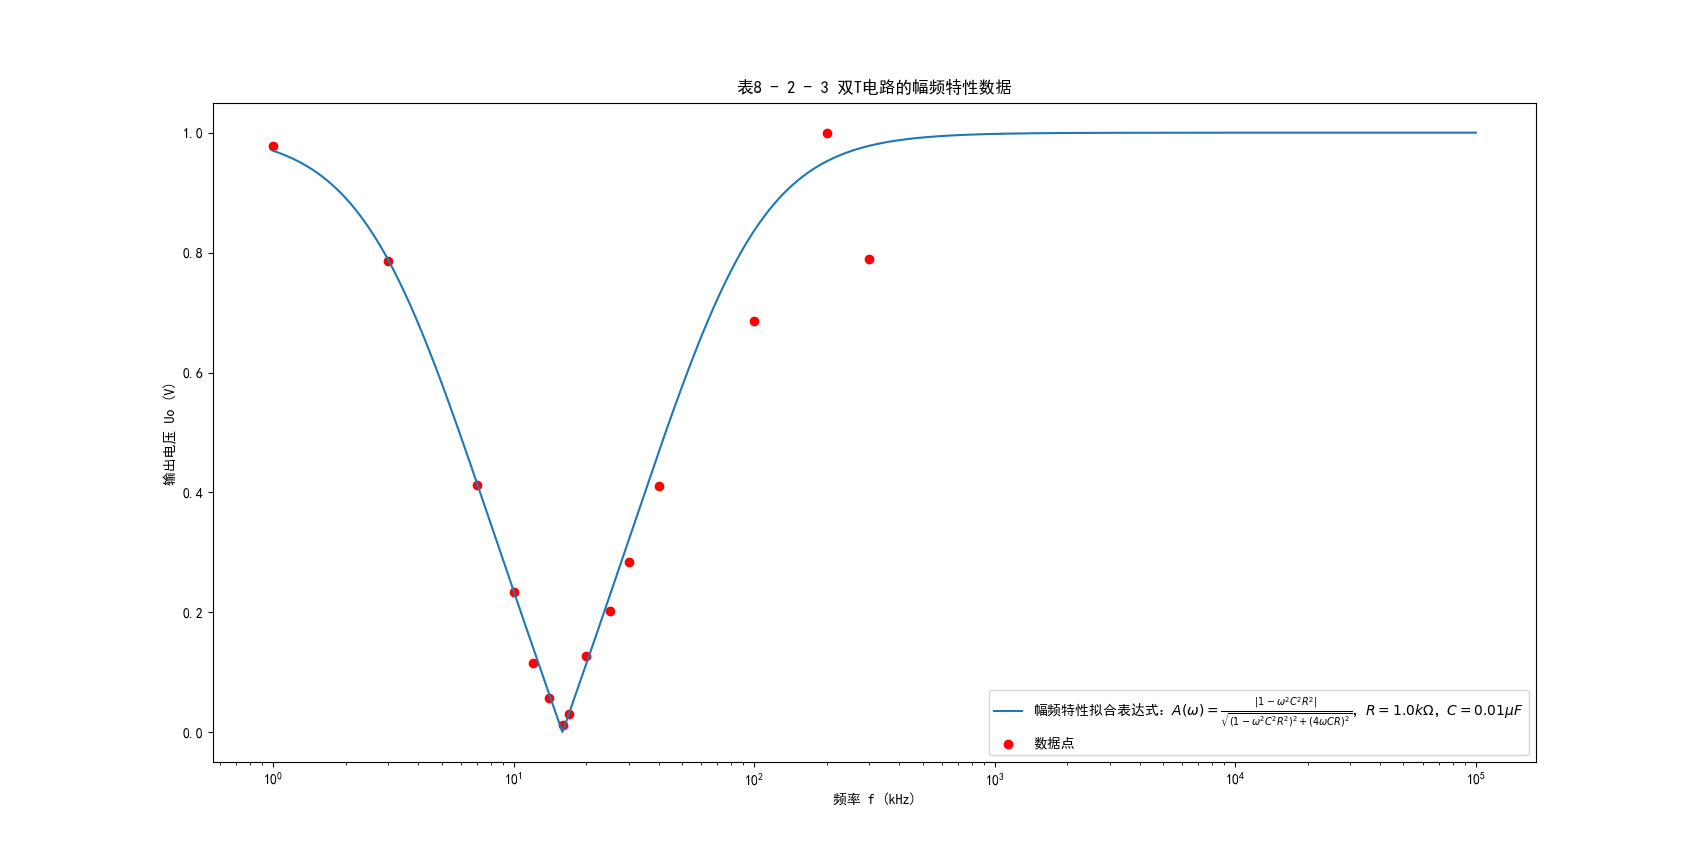

The Python source for this figure:
import numpy as np
import matplotlib.pyplot as plt

# 解决中文显示问题
plt.rcParams["font.sans-serif"] = ["SimHei"]
plt.rcParams["axes.unicode_minus"] = False

# 双T电路幅频特性数据
f_kHz = np.array([1, 3, 7, 10, 12, 14, 15.92, 17, 20, 25, 30, 40, 100, 200, 300])
Uo = np.array(
    [
        0.9783,
        0.7862,
        0.41263,
        0.23411,
        0.11584,
        0.05668,
        0.0123,
        0.03018,
        0.12775,
        0.20158,
        0.28467,
        0.41026,
        0.6854,
        1,
        0.79,
    ]
)

R = 1000  # 1kΩ
C = 0.01e-6  # 0.01μF

# 生成更多拟合点
f_fit = np.logspace(0, 5, 1000)  # 覆盖较广频率范围
omega = 2 * np.pi * f_fit * 1000  # 将kHz转换为Hz计算角频率
numerator = np.abs(1 - (omega**2) * (C**2) * (R**2))
denominator = np.sqrt(
    (1 - (omega**2) * (C**2) * (R**2)) ** 2 + (4 * omega * C * R) ** 2
)
A_omega = numerator / denominator

# 绘制幅频特性曲线
plt.figure(figsize=(16, 8))
plt.plot(
    f_fit,
    A_omega,
    label=f"幅频特性拟合表达式：$A(\\omega) = \\frac{{|1 - \\omega^{2} C^{2} R^{2}|}}{{\\sqrt{{(1 - \\omega^{2} C^{2} R^{2})^{2} + (4 \\omega C R)^{2}}}}}$，$R={R / 1000}k\\Omega$，$C={C * 1e6}\\mu F$",
)
plt.scatter(f_kHz, Uo, color="red", label="数据点")
plt.xlabel("频率 f (kHz)")
plt.ylabel("输出电压 Uo (V)")
plt.title("表8 - 2 - 3 双T电路的幅频特性数据")
plt.xscale("log")  # 对数刻度适应宽频率范围
plt.legend()

plt.show()
